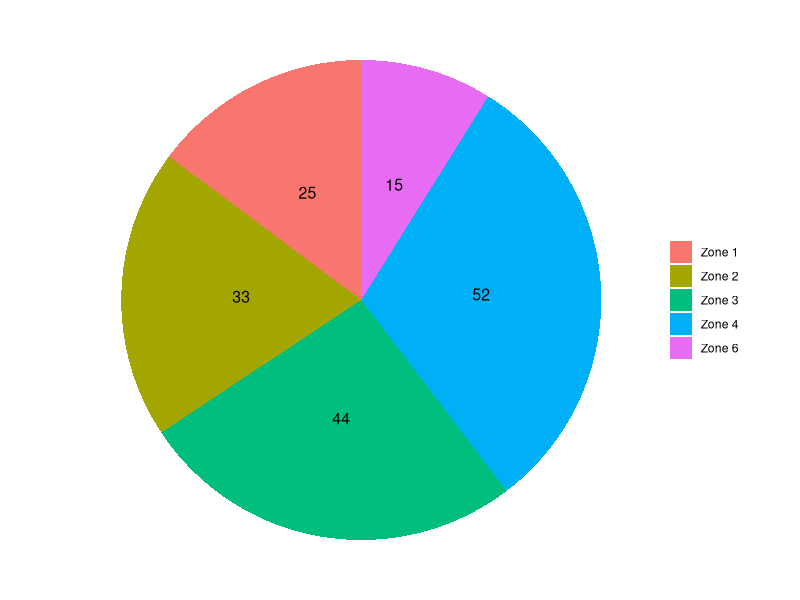
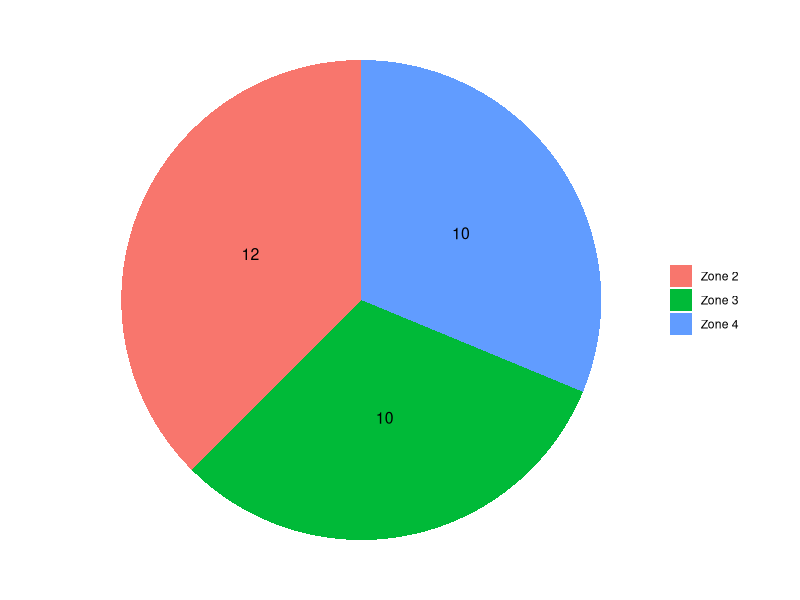
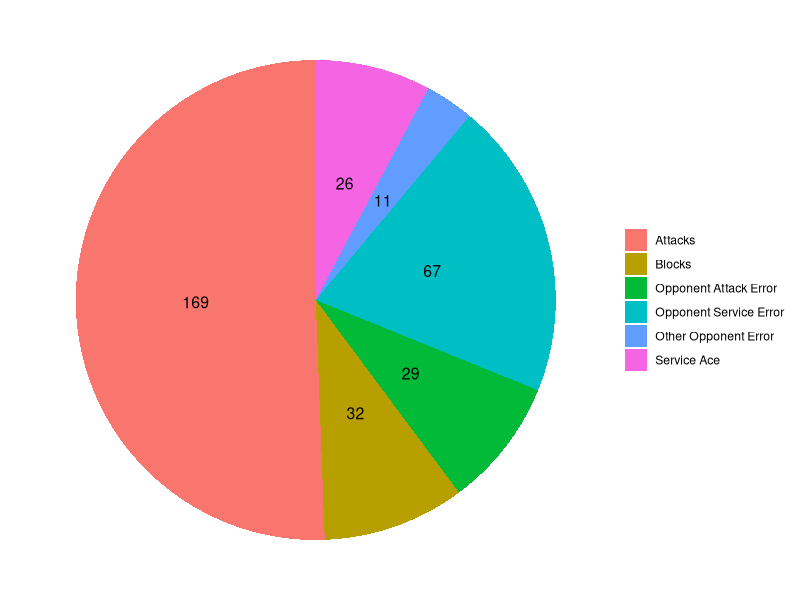
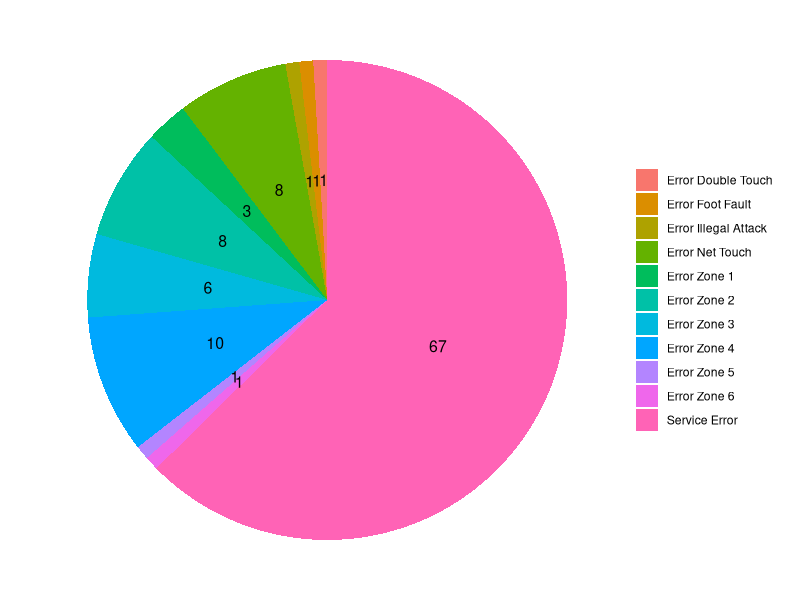
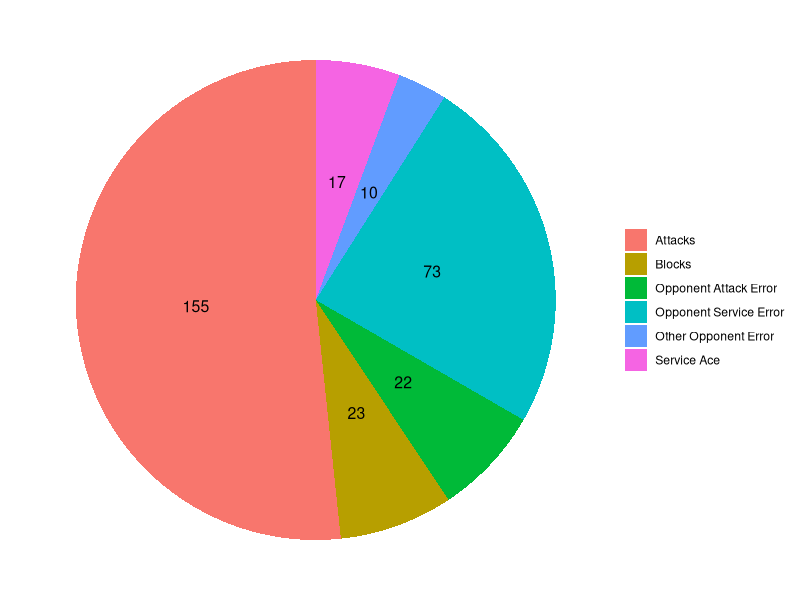
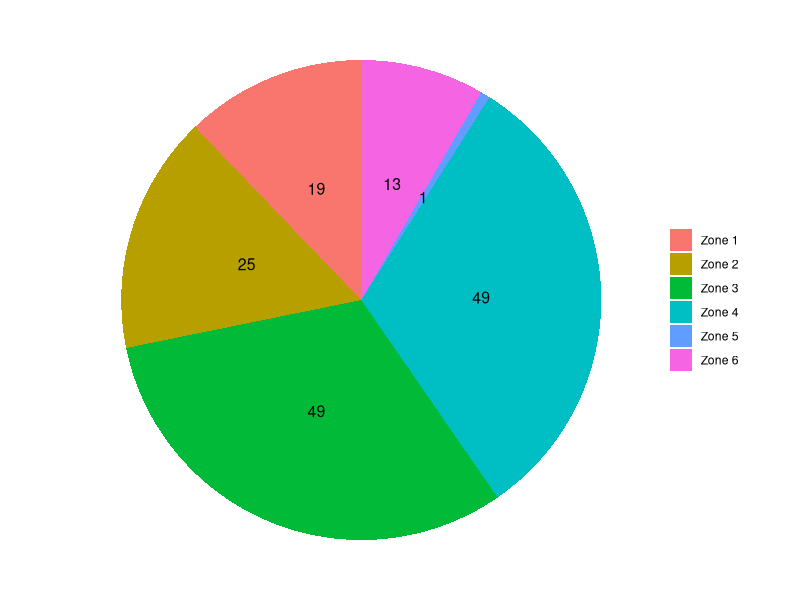
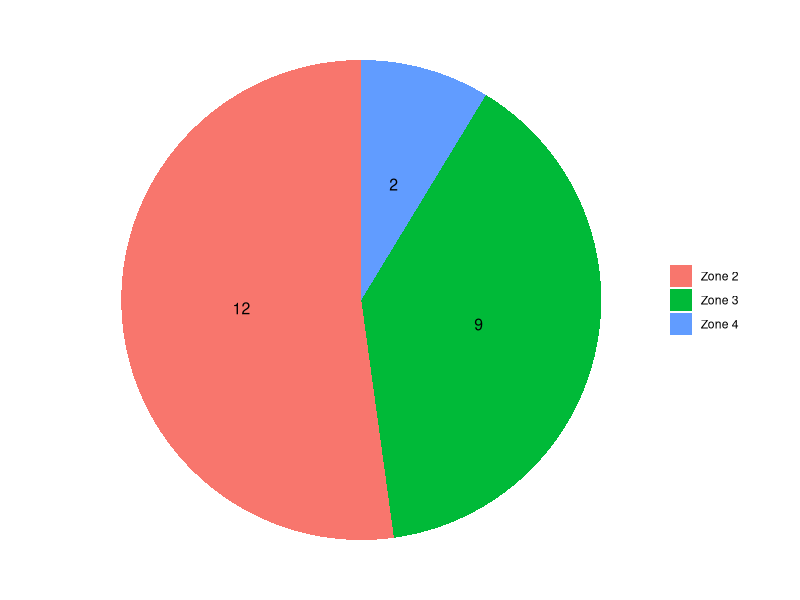
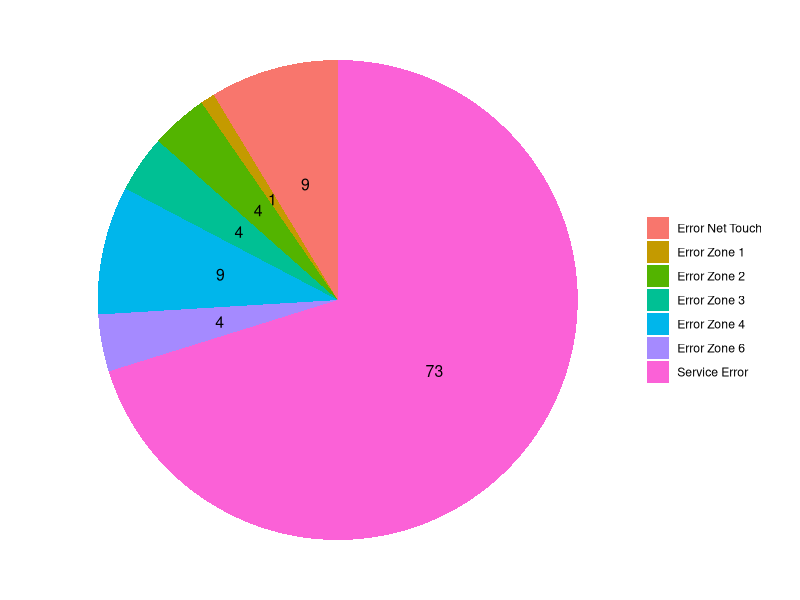

Source code (R) for these figures, in order:
library(readr)
library(dplyr)
library(purrr)
library(tidyr)
library(ggplot2)

data1 <- read_csv("FinalProject/France/2024_VNL_BUL_vs_FRA.csv")
data2 <- read_csv("FinalProject/France/2024_VNL_SLO_vs_FRA.csv")
data3 <- read_csv("FinalProject/France/2024_VNL_FRA_vs_USA.csv")
data4 <- read_csv("FinalProject/France/2024_VNL_TUR_vs_FRA.csv")

combined_data <- bind_rows(data1, data2, data3, data4)

france_all_score <- combined_data %>%
    filter(scoring_team == "France") %>% #nolint
    count(score_type, sort = TRUE)

opponent_all_score <- combined_data %>%
    filter(scoring_team != "France") %>% #nolint
    count(score_type, sort = TRUE)

france_scores <- france_all_score %>%
  tidyr::pivot_wider(names_from = score_type, values_from = n, values_fill = 0)

opponent_scores <- opponent_all_score %>%
  tidyr::pivot_wider(names_from = score_type, values_from = n, values_fill = 0)

france_zonedistribution_data <- data.frame(
    category = c("Zone 1", "Zone 2", "Zone 3", "Zone 4", "Zone 6"), #nolint
    count = c(france_scores$attack_zone1, france_scores$attack_zone2,
            france_scores$attack_zone3, france_scores$attack_zone4, #nolint
            france_scores$attack_zone6)
)
france_zonedistribution_data$label <- france_zonedistribution_data$count
# Distribution of France attack in zone 1 to 6
france_zone_distribution <- ggplot(france_zonedistribution_data, aes(x = "", y = count, fill = category)) + #nolint
    geom_bar(stat = "identity", width = 1) + coord_polar(theta = "y") + geom_text(aes(label = label), position = position_stack(vjust = 0.5), color = "black", size = 4) + theme_void() + theme(legend.title = element_blank()) + theme(plot.background = element_rect(fill = "white", color = "white")) #nolint

ggsave("plot_zone.png", plot = france_zone_distribution, width = 6, height = 4, dpi = 300) #nolint


france_blockdistribution_data <- data.frame(
    category = c("Zone 2", "Zone 3", "Zone 4"), #nolint
    count = c(france_scores$block_zone2, france_scores$block_zone3,
            france_scores$block_zone4) #nolint
)
france_blockdistribution_data$label <- france_blockdistribution_data$count
# Distribution of France block in zone 2 to 4
france_block_distribution <- ggplot(france_blockdistribution_data, aes(x = "", y = count, fill = category)) + #nolint
    geom_bar(stat = "identity", width = 1) + coord_polar(theta = "y") + geom_text(aes(label = label), position = position_stack(vjust = 0.5), color = "black", size = 4) + theme_void() + theme(legend.title = element_blank()) + theme(plot.background = element_rect(fill = "white", color = "white")) #nolint

ggsave("plot_block.png", plot = france_block_distribution, width = 6, height = 4, dpi = 300) #nolint



total_attacks_france <- france_scores$attack_zone1 + france_scores$attack_zone2 + france_scores$attack_zone3 + #nolint
                        france_scores$attack_zone4 + france_scores$attack_zone6 #nolint
total_blocks_france <-  france_scores$block_zone2 + france_scores$block_zone3 + france_scores$block_zone4 #nolint
total_serve_ace_france <- france_scores$serve_ace
total_serve_error_france <- france_scores$serve_error
total_opponent_error_france <-  france_scores$error_zone1 + france_scores$error_zone2 + france_scores$error_zone3 + #nolint
                                france_scores$error_zone4 + france_scores$error_zone5 + france_scores$error_zone6 #nolint
total_other_error_france <- france_scores$error_net_touch + france_scores$error_double_touch + france_scores$error_foot_fault + #nolint
                            france_scores$error_illegal_attack #nolint

# Distribution of all points scored by France
france_total_distribution_data <- data.frame(
    category = c("Attacks", "Blocks", "Service Ace", "Opponent Service Error", "Opponent Attack Error", "Other Opponent Error"), #nolint
    count = c(total_attacks_france, total_blocks_france, total_serve_ace_france, total_serve_error_france, #nolint
            total_opponent_error_france, total_other_error_france) #nolint
)
france_total_distribution_data$label <- france_total_distribution_data$count

france_total_points <- ggplot(france_total_distribution_data, aes(x = "", y = count, fill = category)) + #nolint
    geom_bar(stat = "identity", width = 1) + coord_polar(theta = "y") + geom_text(aes(label = label), position = position_stack(vjust = 0.5), color = "black", size = 4) + theme_void() + theme(legend.title = element_blank()) + theme(plot.background = element_rect(fill = "white", color = "white")) #nolint
ggsave("plot_total_france.png", plot = france_total_points, width = 6, height = 4, dpi = 300) #nolint



france_opponent_error_data <- data.frame(
    category = c("Error Zone 1", "Error Zone 2", "Error Zone 3", "Error Zone 4", #nolint
                "Error Zone 5", "Error Zone 6", "Service Error", "Error Net Touch", #nolint
                "Error Double Touch", "Error Foot Fault", "Error Illegal Attack"), #nolint
    count = c(france_scores$error_zone1, france_scores$error_zone2, france_scores$error_zone3, #nolint
            france_scores$error_zone4, france_scores$error_zone5, france_scores$error_zone6, #nolint
            france_scores$serve_error, france_scores$error_net_touch, france_scores$error_double_touch, #nolint
            france_scores$error_foot_fault, france_scores$error_illegal_attack)
)
france_opponent_error_data$label <- france_opponent_error_data$count

france_opponent_error <- ggplot(france_opponent_error_data, aes(x = "", y = count, fill = category)) + #nolint
    geom_bar(stat = "identity", width = 1) + coord_polar(theta = "y") + geom_text(aes(label = label), position = position_stack(vjust = 0.5), color = "black", size = 4) + theme_void() + theme(legend.title = element_blank()) + theme(plot.background = element_rect(fill = "white", color = "white")) #nolint
ggsave("plot_total_error.png", plot = france_opponent_error, width = 6, height = 4, dpi = 300) #nolint


conceded_attacks_france <-  opponent_scores$attack_zone1 + opponent_scores$attack_zone2 + opponent_scores$attack_zone3 + #nolint
                            opponent_scores$attack_zone4 + opponent_scores$attack_zone6 #nolint
conceded_blocks_france <-   opponent_scores$block_zone2 + opponent_scores$block_zone3 + opponent_scores$block_zone4 #nolint
conceded_serve_ace_france <- opponent_scores$serve_ace
conceded_serve_error_france <- opponent_scores$serve_error
conceded_opponent_error_france <- opponent_scores$error_zone1 + opponent_scores$error_zone2 + opponent_scores$error_zone3 + #nolint
                                opponent_scores$error_zone4 + opponent_scores$error_zone6 #nolint
conceded_other_errors_france <- opponent_scores$error_net_touch + opponent_scores$error_receive #nolint

opp_total_distribution_data <- data.frame(
    category = c("Attacks", "Blocks", "Service Ace", "Opponent Service Error", "Opponent Attack Error", "Other Opponent Error"), #nolint
    count = c(conceded_attacks_france, conceded_blocks_france, conceded_serve_ace_france, conceded_serve_error_france, conceded_opponent_error_france, conceded_other_errors_france) #nolint
)
opp_total_distribution_data$label <- opp_total_distribution_data$count

opp_total_distribution <- ggplot(opp_total_distribution_data, aes(x = "", y = count, fill = category)) + #nolint
    geom_bar(stat = "identity", width = 1) + coord_polar(theta = "y") + geom_text(aes(label = label), position = position_stack(vjust = 0.5), color = "black", size = 4) + theme_void() + theme(legend.title = element_blank()) + theme(plot.background = element_rect(fill = "white", color = "white")) #nolint
ggsave("plot_total_opponent.png", plot = opp_total_distribution, width = 6, height = 4, dpi = 300) #nolint


opp_zonedistribution_data <- data.frame(
    category = c("Zone 1", "Zone 2", "Zone 3", "Zone 4", "Zone 5", "Zone 6"), #nolint
    count = c(opponent_scores$attack_zone1, opponent_scores$attack_zone2, opponent_scores$attack_zone3, #nolint
            opponent_scores$attack_zone4, opponent_scores$attack_zone5, opponent_scores$attack_zone6) #nolint
)
opp_zonedistribution_data$label <- opp_zonedistribution_data$count

opp_zone_distribution <- ggplot(opp_zonedistribution_data, aes(x = "", y = count, fill = category)) + #nolint
    geom_bar(stat = "identity", width = 1) + coord_polar(theta = "y") + geom_text(aes(label = label), position = position_stack(vjust = 0.5), color = "black", size = 4) + theme_void() + theme(legend.title = element_blank()) + theme(plot.background = element_rect(fill = "white", color = "white")) #nolint
ggsave("plot_opp_zone.png", plot = opp_zone_distribution, width = 6, height = 4, dpi = 300) #nolint

opp_blockdistributiondata <- data.frame(
    category = c("Zone 2", "Zone 3", "Zone 4"), #nolint
    count = c(opponent_scores$block_zone2, opponent_scores$block_zone3, opponent_scores$block_zone4) #nolint
)
opp_blockdistributiondata$label <- opp_blockdistributiondata$count

opp_block_distribution <- ggplot(opp_blockdistributiondata, aes(x = "", y = count, fill = category)) + #nolint
    geom_bar(stat = "identity", width = 1) + coord_polar(theta = "y") + geom_text(aes(label = label), position = position_stack(vjust = 0.5), color = "black", size = 4) + theme_void() + theme(legend.title = element_blank()) + theme(plot.background = element_rect(fill = "white", color = "white")) #nolint
ggsave("plot_opp_block.png", plot = opp_block_distribution, width = 6, height = 4, dpi = 300) #nolint


opponent_france_error_data <- data.frame(
    category = c("Error Zone 1", "Error Zone 2", "Error Zone 3", "Error Zone 4", #nolint
                "Error Zone 6", "Service Error", "Error Net Touch"), #nolint
    count = c(opponent_scores$error_zone1, opponent_scores$error_zone2, opponent_scores$error_zone3, #nolint
            opponent_scores$error_zone4, opponent_scores$error_zone6, opponent_scores$serve_error, opponent_scores$error_net_touch) #nolint
)
opponent_france_error_data$label <- opponent_france_error_data$count

opp_error_distribution <- ggplot(opponent_france_error_data, aes(x = "", y = count, fill = category)) + #nolint
    geom_bar(stat = "identity", width = 1) + coord_polar(theta = "y") + geom_text(aes(label = label), position = position_stack(vjust = 0.5), color = "black", size = 4) + theme_void() + theme(legend.title = element_blank()) + theme(plot.background = element_rect(fill = "white", color = "white")) #nolint
ggsave("plot_opp_error.png", plot = opp_error_distribution, width = 6, height = 4, dpi = 300) #nolint
